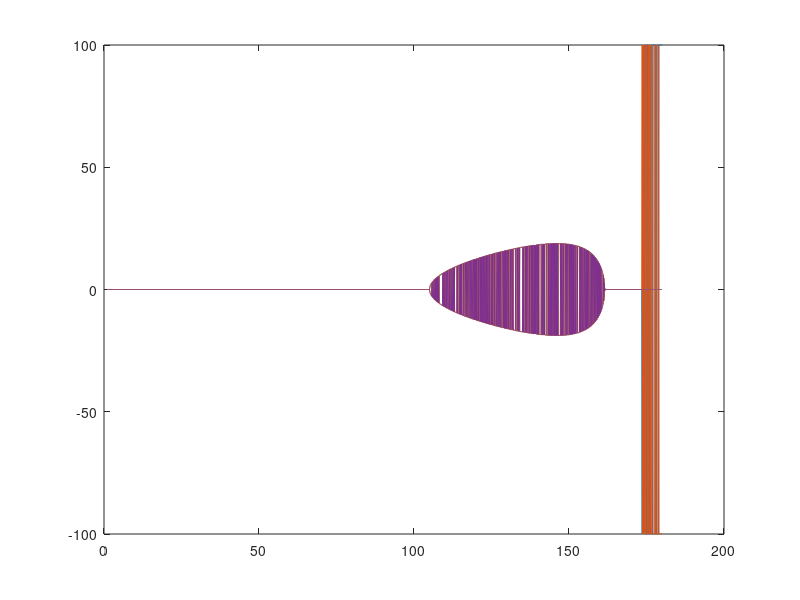

Recreate this plot in MATLAB.
clear
s = 7.5;                    % semi span (m)
c = 2;                      % chord (m)
m = 200;                    % mass per unit area (kg/m^2)

rho = 1.225;                % air density  (kg/m^3)
aw = 2 * pi;                  % 2D lift curve slope
Mtdot = -1.2;               % unsteady torsional damping term
%Mtdot = 0;                 % quasi-steady torsional damping term

EI =  2e+7  ;               % flexural rigidity
GJ =  2e+6  ;               % torsional rigidity
xf = 0.48 * c;              % position of elastic axis
e = (xf - 0.25 * c)/c;      % eccentricity ratio between elastic axis and aerodynamic centre
xcg = 0.5 * c;              % position of the mass axis in a chordwise sense

GJstr = sprintf('%0.5g',GJ); EIstr = sprintf('%0.5g',EI);
astring = ['xf/c = ', num2str(xf/c),' xcg/c = ',num2str(xcg/c),' EI = ',EIstr,...
    ' GJ = ',GJstr,' Mtdot = ', num2str(Mtdot)];
disp(astring)

mt = m * (6 * xcg / c - 2);
ml = 2 * m - mt;
a = ml;
b = (mt - ml) / c;

modes = 2;

% Inertia matrix
A = zeros(modes,modes);
A(1,1) = a * s / 5 * c + b * s * c^2 / 10;
A(1,2) = a * s / 4 * (c^2 / 2 - c * xf) + b * s / 4 * (c^3 / 3 - c^2 / 2 * xf);
A(2,1) = A(1,2);
A(2,2) = a * s / 3 * (c^3 / 3 - c^2 * xf + xf^2 * c) + b * s / 3 * (c^4 / 4 - 2 * c^3 * xf / 3 + xf^2 * c^2 / 2);

% Structural damping matrix
D = zeros(modes, modes);

% Stiffness matrix
E = zeros(modes,modes);
E(1,1) = 4 * EI / s^3;
E(1,2) = 0;
E(2,1) = 0;
E(2,2) = GJ / s;

% Eigenvalue solution, normalisation and sorting for wind off system
[evects, evals1] = eig(A \ E) ;       % eigenvalues / vectors
disp(['wind off nat freqs'])
sfreqs = sqrt(diag(evals1))/(2 * pi)  % natural frequencies
[sfreqs,sort_f] = sort(sfreqs);
sfreqs';
evects = evects(:,sort_f');
max_evect = max(abs(evects));
for jj = 1:modes
    evects(1:modes,jj) = evects(1:modes,jj) / max_evect(jj);
end

% Aerodynamic damping matrix
B = zeros(modes, modes);
% B(1,1) = c * aw * s / 10;
% B(1,2) = 0;
% B(2,1) = - c^2 * e * aw * s / 8;
% B(2,2) = -c^3 * Mtdot * s / 24;

% Aerodynamic stiffness matrix
C = zeros(modes, modes);
C(1,1) = 0;
C(1,2) = c * aw * s / 8;
C(2,1) = 0;
C(2,2) = -c^2 * e * aw * s / 6;

% Loop around velocities for aeroelastic system
f = []; d = []; evalr = []; evali = []; ev = [];
vstart = 1; vinc = 0.1; vend = 180;
icount = 0;

% Determine first order complex eigenvalue solution at each velocity
for v = vstart:vinc:vend
    icount = icount +1;
    vel(icount) = v;
    
    Q = [zeros(modes, modes) eye(modes, modes); -A\(rho*v^2*C + E) -A\(rho*v*B + D)];
    evals = eig(Q);
    er = real(evals); ei = imag(evals);
    
    for ii = 1:2*modes
        wrad(ii,1) = abs(evals(ii));
        zeta(ii,1) = -real(evals(ii)) / wrad(ii);
        if imag(evals(ii)) == 0
            wrad(ii,1) = 0;
        end
        whz(ii,1) = wrad(ii,1) / (2*pi);
    end
    
    %  [ei, eisort] = sort(ei);    % sort evals in order of imag part of eval
    %  [er, ersort] = sort(er);    % real part of evals for plotting
    %  evals = evals(ersort);      % overall evals are still sorted together
    
    [whz, wsort] = sort(whz);      % sort frequencies in order
    zeta = zeta(wsort);
    
    f = [f whz]; d = [d zeta*100];
    
    evalr = [evalr er(wsort)]; evali = [evali ei(wsort)];
    ev = [ev evals(wsort)];
end

plot(vel,d)
